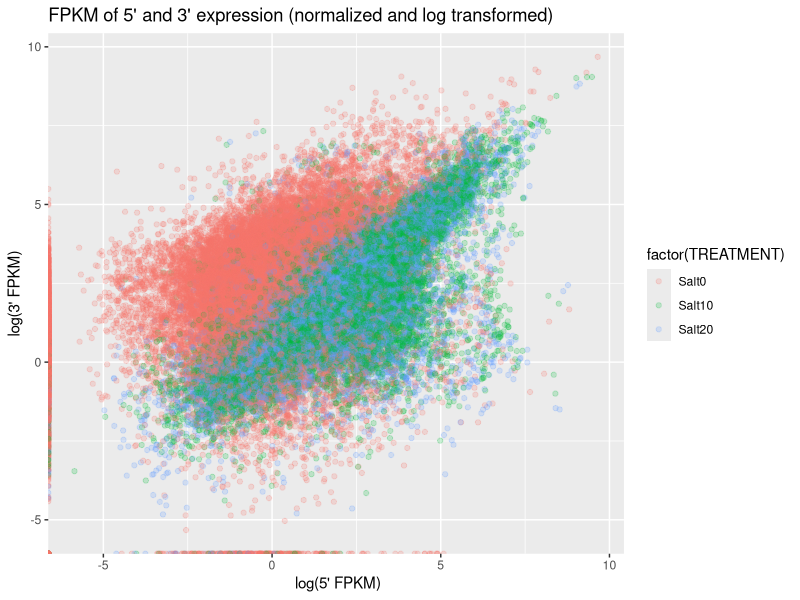
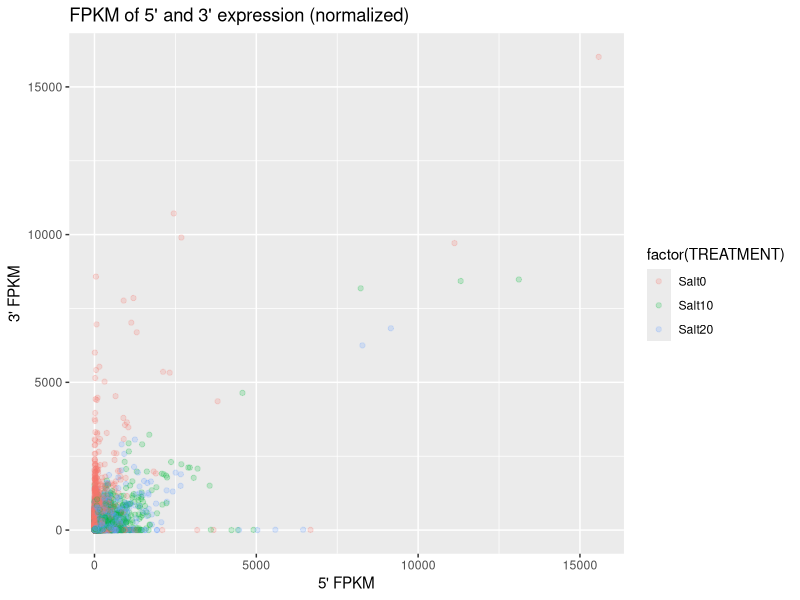

Reproduce these figures in R, in order.
library(ggplot2);
transcripts <- read.table("multicov_saltRPKM.dat",header=T,sep="\t");
pdf("5prime_3prime_saltRPKM.pdf")
ggplot(transcripts,aes(log(COUNT5PRIME),log(COUNT3PRIME))) + geom_point(aes(colour = factor(TREATMENT)),alpha=1/5) + ggtitle("FPKM of 5' and 3' expression (normalized and log transformed)") + xlab(" log(5' FPKM)") + ylab("log(3' FPKM)")

ggplot(transcripts,aes(COUNT5PRIME,COUNT3PRIME)) + geom_point(aes(colour = factor(TREATMENT)),alpha=1/5) + ggtitle("FPKM of 5' and 3' expression (normalized)") + xlab("5' FPKM") + ylab("3' FPKM")
